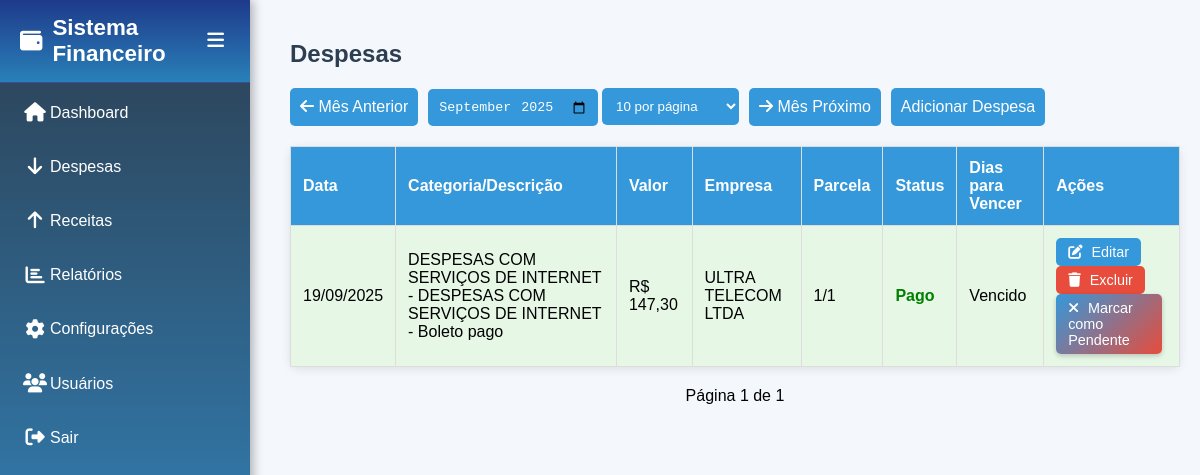
The app's page /despesas/index.php (signed in) with its own data.
### tables this page shows
CREATE TABLE `transacoes` (
  `id` int(11) NOT NULL,
  `tipo` enum('receita','despesa') NOT NULL,
  `descricao` varchar(255) NOT NULL,
  `valor` decimal(10,2) NOT NULL,
  `data` date NOT NULL,
  `usuario_id` int(11) NOT NULL,
  `categoria_id` int(11) DEFAULT NULL,
  `empresa_id` int(11) DEFAULT NULL,
  `empresa_pagadora_id` int(11) DEFAULT NULL,
  `contrato_id` int(11) DEFAULT NULL,
  `centro_custo_id` int(11) DEFAULT NULL,
  `status_pagamento` enum('pendente','pago') DEFAULT 'pendente',
  `parcela_numero` int(11) DEFAULT 1,
  `parcela_total` int(11) DEFAULT 1
);

CREATE TABLE `categorias` (
  `id` int(11) NOT NULL,
  `nome` varchar(100) NOT NULL,
  `tipo` enum('receita','despesa') NOT NULL,
  `descricao` varchar(255) DEFAULT NULL,
  `status` enum('ativo','inativo') DEFAULT 'ativo'
);

CREATE TABLE `empresas_pagaveis` (
  `id` int(11) NOT NULL,
  `nome_empresa` varchar(100) NOT NULL,
  `cnpj` varchar(20) DEFAULT NULL,
  `endereco` varchar(255) DEFAULT NULL,
  `contato` varchar(100) DEFAULT NULL,
  `status` enum('ativo','inativo') DEFAULT 'ativo'
);

### despesas/index.php (the view, shortened to what this page needs)
<?php
include_once __DIR__ . '/../config.php';
$mes_atual = date('Y-m');
$mes = isset($_GET['mes']) ? $_GET['mes'] : $mes_atual;
$mes_anterior = date('Y-m', strtotime('-1 month', strtotime($mes . '-01')));
$mes_proximo = date('Y-m', strtotime('+1 month', strtotime($mes . '-01')));
$itens_por_pagina = isset($_GET['itens']) && in_array((int)$_GET['itens'], [10, 100, 1000]) ? (int)$_GET['itens'] : 10;
$pagina = isset($_GET['pagina']) ? (int)$_GET['pagina'] : 1;
$offset = ($pagina - 1) * $itens_por_pagina;
$stmt_total = $pdo->prepare("SELECT COUNT(*) FROM transacoes WHERE tipo = 'despesa' AND DATE_FORMAT(data, '%Y-%m') = :mes");
$stmt_total->execute(['mes' => $mes]);
$total = $stmt_total->fetchColumn();
$paginas = ceil($total / $itens_por_pagina);
$stmt = $pdo->prepare("SELECT t.*, c.nome as categoria, e.nome_empresa as empresa, DATEDIFF(t.data, CURDATE()) as dias_vencimento FROM transacoes t LEFT JOIN categorias c ON t.categoria_id = c.id LEFT JOIN empresas_pagaveis e ON t.empresa_id = e.id WHERE t.tipo = 'despesa' AND DATE_FORMAT(data, '%Y-%m') = :mes ORDER BY t.data DESC LIMIT :offset, :limit");
$stmt->bindValue(':mes', $mes, PDO::PARAM_STR);
$stmt->bindValue(':offset', $offset, PDO::PARAM_INT);
$stmt->bindValue(':limit', $itens_por_pagina, PDO::PARAM_INT);
$stmt->execute();
$despesas = $stmt->fetchAll();
?>
<!DOCTYPE html>
<html lang="pt-br">
<head>
    <link rel="stylesheet" href="https://cdnjs.cloudflare.com/ajax/libs/font-awesome/6.4.2/css/all.min.css">
</head>
<body>
    <?php include_once __DIR__ . '/../sidebar.php'; ?>
    <div class="container">
        <h2>Despesas</h2>
        <div class="filtro">
            <a href="?mes=<?php echo $mes_anterior; ?>&itens=<?php echo $itens_por_pagina; ?>"><i class="fas fa-arrow-left"></i> Mês Anterior</a>
            <form method="GET" style="display: inline;">
                <input type="month" name="mes" value="<?php echo htmlspecialchars($mes); ?>" onchange="this.form.submit()">
                <select name="itens" onchange="this.form.submit()">
                    <option value="10" <?php echo $itens_por_pagina == 10 ? 'selected' : ''; ?>>10 por página</option>
                </select>
            </form>
            <a href="?mes=<?php echo $mes_proximo; ?>&itens=<?php echo $itens_por_pagina; ?>"><i class="fas fa-arrow-right"></i> Mês Próximo</a>
            <a href="adicionar.php">Adicionar Despesa</a>
        </div>
        <table>
            <tr>
                <th>Data</th>
                <th>Categoria/Descrição</th>
                <th>Valor</th>
                <th>Empresa</th>
                <th>Parcela</th>
                <th>Status</th>
                <th>Dias para Vencer</th>
                <th>Ações</th>
            </tr>
            <?php foreach ($despesas as $despesa): ?>
                <tr class="<?php echo $despesa['status_pagamento'] == 'pago' ? 'pago-row' : 'pendente-row'; ?>">
                    <td><?php echo date('d/m/Y', strtotime($despesa['data'])); ?></td>
                    <td><?php echo htmlspecialchars($despesa['categoria'] ? ($despesa['categoria'] . ' - ' . $despesa['descricao']) : $despesa['descricao']); ?></td>
                    <td>R$ <?php echo number_format($despesa['valor'], 2, ',', '.'); ?></td>
                    <td><?php echo htmlspecialchars($despesa['empresa'] ?: '-'); ?></td>
                    <td><?php echo $despesa['parcela_numero'] . '/' . $despesa['parcela_total']; ?></td>
                    <td class="<?php echo $despesa['status_pagamento'] == 'pago' ? 'pago' : 'pendente'; ?>">
                        <?php echo $despesa['status_pagamento'] == 'pago' ? 'Pago' : 'Pendente'; ?>
                    </td>
                    <td><?php echo $despesa['dias_vencimento'] >= 0 ? $despesa['dias_vencimento'] . ' dias' : 'Vencido'; ?></td>
                    <td>
                        <a href="editar.php?id=<?php echo $despesa['id']; ?>" class="action-btn editar"><i class="fas fa-edit"></i> Editar</a>
                        <a href="excluir.php?id=<?php echo $despesa['id']; ?>" class="action-btn excluir" onclick="return confirm('Confirmar exclusão?')"><i class="fas fa-trash"></i> Excluir</a>
                        <a href="atualizar_pagamento.php?id=<?php echo $despesa['id']; ?>&status=<?php echo $despesa['status_pagamento'] == 'pago' ? 'pendente' : 'pago'; ?>"
                           class="action-btn status-<?php echo $despesa['status_pagamento'] == 'pago' ? 'pendente' : 'pago'; ?>">
                            <i class="fas <?php echo $despesa['status_pagamento'] == 'pago' ? 'fa-times' : 'fa-check'; ?>"></i>
                            Marcar como <?php echo $despesa['status_pagamento'] == 'pago' ? 'Pendente' : 'Pago'; ?>
                        </a>
                    </td>
                </tr>
            <?php endforeach; ?>
        </table>
        <div class="paginacao">
            <span>Página <?php echo $pagina; ?> de <?php echo $paginas; ?></span>
        </div>
    </div>
</body>
</html>

### despesas/index.php (style rules this page uses)
body { font-family: Arial, sans-serif; margin: 0; background: #f4f7fc; }
.container { margin-left: 270px; padding: 20px; transition: margin-left 0.3s ease; animation: fadeIn 0.4s ease both; }
h2 { color: #2c3e50; }
.filtro { margin-bottom: 20px; display: flex; align-items: center; gap: 10px; }
.filtro a, .filtro select, .filtro input, .filtro button { padding: 10px; background: #3498db; color: #ffffff; border-radius: 5px; text-decoration: none; transition: background 0.3s; border: none; }
table { border-collapse: collapse; width: 100%; background: #ffffff; border-radius: 8px; box-shadow: 0 2px 10px rgba(0, 0, 0, 0.1); }
th, td { border: 1px solid #ddd; padding: 12px; text-align: left; }
th { background: #3498db; color: #ffffff; }
tr.pago-row { background: #e6f7e6; }
.pago { color: green; font-weight: bold; }
.paginacao { margin-top: 20px; text-align: center; }
.action-btn { display: inline-block; padding: 6px 12px; border-radius: 5px; text-decoration: none; font-size: 0.9em; margin-right: 5px; transition: all 0.3s ease; }
.action-btn.editar { background: #3498db; color: #ffffff; }
.action-btn.excluir { background: #e74c3c; color: #ffffff; }
.action-btn.status-pendente { background: linear-gradient(135deg, #3498db, #e74c3c); color: #ffffff; box-shadow: 0 2px 5px rgba(0, 0, 0, 0.2); }
.action-btn i { margin-right: 5px; }

### sidebar.php (style rules this page uses)
body { margin: 0; font-family: Arial, sans-serif; }

### records on screen
transacoes: data "19/09/2025", categoria+descricao "DESPESAS COM SERVIÇOS DE INTERNET - DESPESAS COM SERVIÇOS DE INTERNET - Boleto pago", valor "147,30", empresas_pagaveis.nome_empresa "ULTRA TELECOM LTDA", parcela_numero "1", parcela_total "1", status_pagamento "Pago"

### other values on screen
$pagina "1"
$paginas "1"
